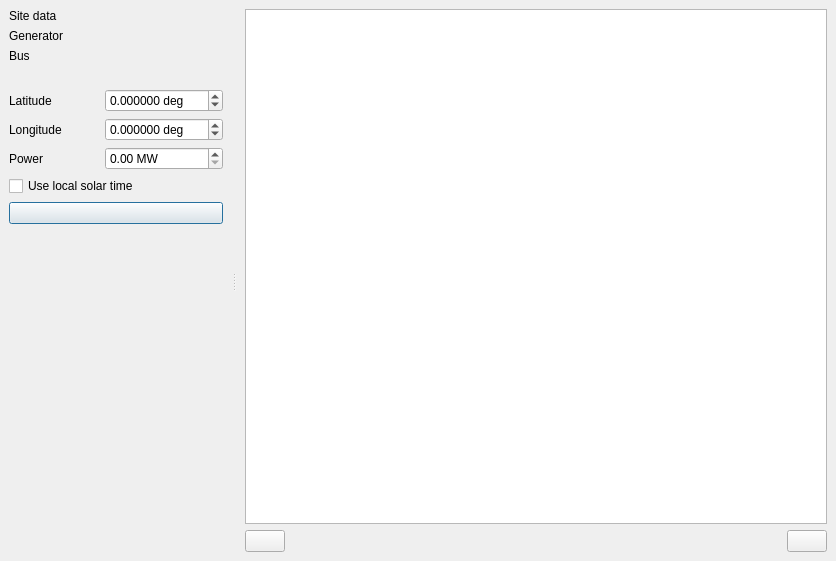
<?xml version="1.0" encoding="UTF-8"?>
<ui version="4.0">
 <class>MainWindow</class>
 <widget class="QDialog" name="MainWindow">
  <property name="geometry">
   <rect>
    <x>0</x>
    <y>0</y>
    <width>836</width>
    <height>561</height>
   </rect>
  </property>
  <property name="windowTitle">
   <string>Solar power wizard</string>
  </property>
  <property name="windowIcon">
   <iconset resource="../../../Icons/icons.qrc">
    <normaloff>:/Icons/icons/solar_power.png</normaloff>:/Icons/icons/solar_power.png</iconset>
  </property>
  <layout class="QVBoxLayout" name="verticalLayout">
   <property name="leftMargin">
    <number>0</number>
   </property>
   <property name="topMargin">
    <number>0</number>
   </property>
   <property name="rightMargin">
    <number>0</number>
   </property>
   <property name="bottomMargin">
    <number>0</number>
   </property>
   <item>
    <widget class="QSplitter" name="splitter">
     <property name="orientation">
      <enum>Qt::Orientation::Horizontal</enum>
     </property>
     <widget class="QFrame" name="frame">
      <property name="frameShape">
       <enum>QFrame::Shape::NoFrame</enum>
      </property>
      <property name="frameShadow">
       <enum>QFrame::Shadow::Raised</enum>
      </property>
      <layout class="QGridLayout" name="gridLayout_2">
       <item row="4" column="0">
        <widget class="QLabel" name="label_4">
         <property name="text">
          <string>Latitude</string>
         </property>
        </widget>
       </item>
       <item row="4" column="1">
        <widget class="QDoubleSpinBox" name="latitudeSpinBox">
         <property name="suffix">
          <string> deg</string>
         </property>
         <property name="decimals">
          <number>6</number>
         </property>
         <property name="minimum">
          <double>-90.000000000000000</double>
         </property>
         <property name="maximum">
          <double>90.000000000000000</double>
         </property>
        </widget>
       </item>
       <item row="5" column="0">
        <widget class="QLabel" name="label_5">
         <property name="text">
          <string>Longitude</string>
         </property>
        </widget>
       </item>
       <item row="5" column="1">
        <widget class="QDoubleSpinBox" name="longitudeSpinBox">
         <property name="suffix">
          <string> deg</string>
         </property>
         <property name="decimals">
          <number>6</number>
         </property>
         <property name="minimum">
          <double>-180.000000000000000</double>
         </property>
         <property name="maximum">
          <double>180.000000000000000</double>
         </property>
        </widget>
       </item>
       <item row="6" column="0">
        <widget class="QLabel" name="label">
         <property name="text">
          <string>Power</string>
         </property>
        </widget>
       </item>
       <item row="6" column="1">
        <widget class="QDoubleSpinBox" name="powerSpinBox">
         <property name="suffix">
          <string> MW</string>
         </property>
         <property name="minimum">
          <double>0.000000000000000</double>
         </property>
         <property name="maximum">
          <double>99999.000000000000000</double>
         </property>
        </widget>
       </item>
       <item row="7" column="0" colspan="2">
        <widget class="QCheckBox" name="localTimeCheckBox">
         <property name="toolTip">
          <string>Shift PVGIS UTC timestamps by longitude so the generated power matches the circuit timestamps as local solar time.</string>
         </property>
         <property name="text">
          <string>Use local solar time</string>
         </property>
        </widget>
       </item>
       <item row="9" column="0">
        <spacer name="verticalSpacer">
         <property name="orientation">
          <enum>Qt::Orientation::Vertical</enum>
         </property>
         <property name="sizeHint" stdset="0">
          <size>
           <width>20</width>
           <height>40</height>
          </size>
         </property>
        </spacer>
       </item>
       <item row="3" column="0" colspan="2">
        <widget class="QLabel" name="label_2">
         <property name="text">
          <string/>
         </property>
         <property name="wordWrap">
          <bool>true</bool>
         </property>
        </widget>
       </item>
       <item row="8" column="0" colspan="2">
        <widget class="QPushButton" name="generateButton">
         <property name="toolTip">
          <string>Generate time series</string>
         </property>
         <property name="text">
          <string/>
         </property>
         <property name="icon">
          <iconset resource="../../../Icons/icons.qrc">
           <normaloff>:/Icons/icons/calculator.png</normaloff>:/Icons/icons/calculator.png</iconset>
         </property>
        </widget>
       </item>
       <item row="2" column="0" colspan="2">
        <widget class="QLabel" name="label_bus">
         <property name="text">
          <string>Bus</string>
         </property>
         <property name="wordWrap">
          <bool>true</bool>
         </property>
        </widget>
       </item>
       <item row="1" column="0" colspan="2">
        <widget class="QLabel" name="label_gen">
         <property name="text">
          <string>Generator</string>
         </property>
         <property name="wordWrap">
          <bool>true</bool>
         </property>
        </widget>
       </item>
       <item row="0" column="0" colspan="2">
        <widget class="QLabel" name="label_3">
         <property name="text">
          <string>Site data</string>
         </property>
         <property name="wordWrap">
          <bool>true</bool>
         </property>
        </widget>
       </item>
      </layout>
     </widget>
     <widget class="QFrame" name="frame_4">
      <property name="frameShape">
       <enum>QFrame::Shape::NoFrame</enum>
      </property>
      <property name="frameShadow">
       <enum>QFrame::Shadow::Raised</enum>
      </property>
      <layout class="QGridLayout" name="gridLayout">
       <item row="1" column="5">
        <widget class="QPushButton" name="acceptButton">
         <property name="toolTip">
          <string>Apply and accept</string>
         </property>
         <property name="text">
          <string/>
         </property>
         <property name="icon">
          <iconset resource="../../../Icons/icons.qrc">
           <normaloff>:/Icons/icons/accept.png</normaloff>:/Icons/icons/accept.png</iconset>
         </property>
        </widget>
       </item>
       <item row="0" column="0" colspan="6">
        <widget class="QTableView" name="resultsTableView"/>
       </item>
       <item row="1" column="4">
        <spacer name="horizontalSpacer_2">
         <property name="orientation">
          <enum>Qt::Orientation::Horizontal</enum>
         </property>
         <property name="sizeHint" stdset="0">
          <size>
           <width>394</width>
           <height>20</height>
          </size>
         </property>
        </spacer>
       </item>
       <item row="1" column="0" colspan="4">
        <widget class="QPushButton" name="plotButton">
         <property name="toolTip">
          <string>Plot data</string>
         </property>
         <property name="text">
          <string/>
         </property>
         <property name="icon">
          <iconset resource="../../../Icons/icons.qrc">
           <normaloff>:/Icons/icons/plot.png</normaloff>:/Icons/icons/plot.png</iconset>
         </property>
        </widget>
       </item>
      </layout>
     </widget>
    </widget>
   </item>
  </layout>
  <action name="actionCopy_to_clipboard">
   <property name="icon">
    <iconset resource="../../../Icons/icons.qrc">
     <normaloff>:/Icons/icons/copy.png</normaloff>:/Icons/icons/copy.png</iconset>
   </property>
   <property name="text">
    <string>Copy to clipboard</string>
   </property>
  </action>
  <action name="actionSave">
   <property name="icon">
    <iconset resource="../../../Icons/icons.qrc">
     <normaloff>:/Icons/icons/import_profiles.png</normaloff>:/Icons/icons/import_profiles.png</iconset>
   </property>
   <property name="text">
    <string>Save</string>
   </property>
  </action>
 </widget>
 <resources>
  <include location="../../../Icons/icons.qrc"/>
 </resources>
 <connections/>
</ui>
